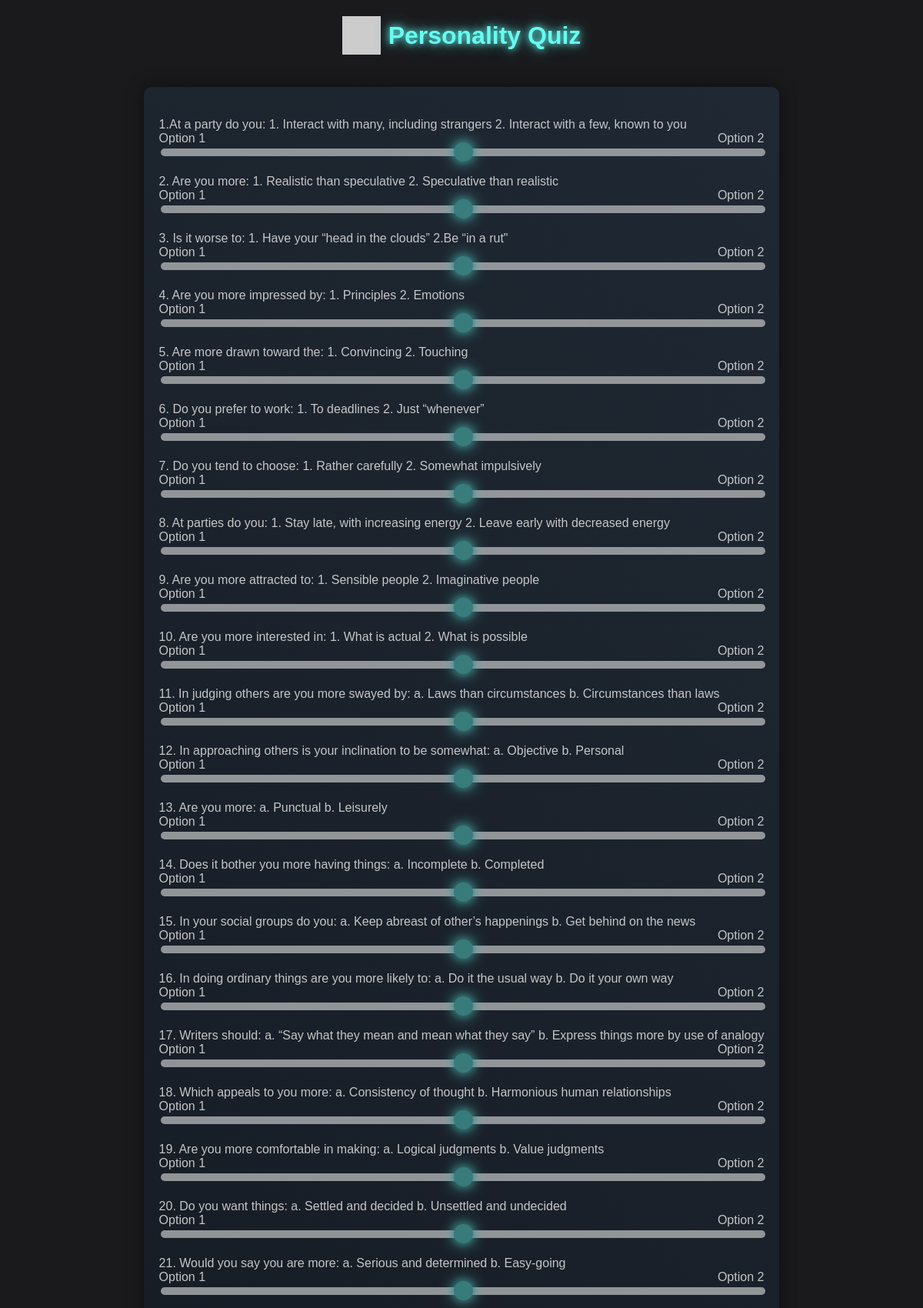
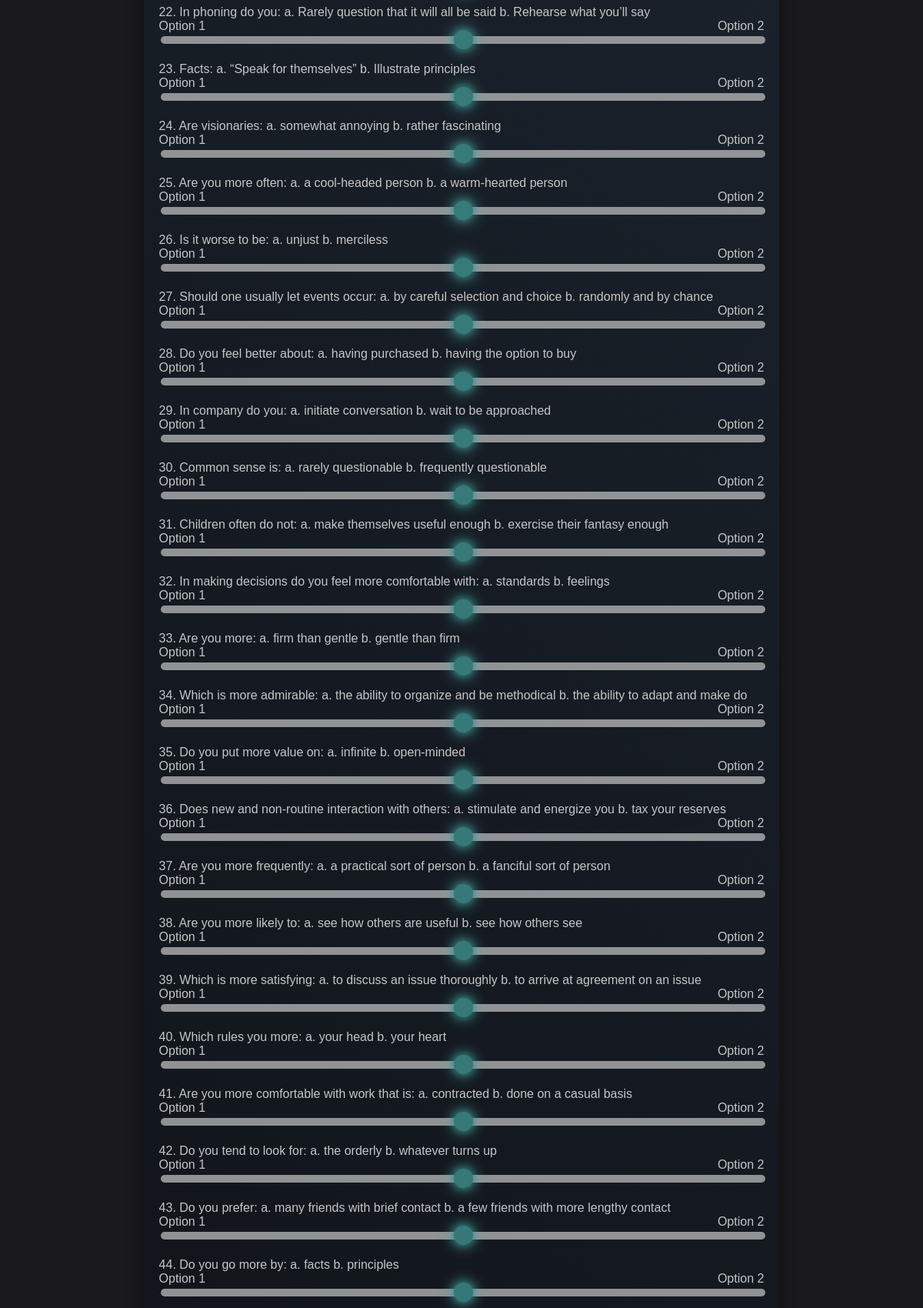
The app's page /personality/ (upper part) with its own data (2 pictures, top to bottom).
### quiz/models.py (models this page shows, shortened)
class Question(models.Model):
    text = models.TextField()

### quiz/views.py (the view)
# urls.py: path('personality/', views.index, name='index'),  # Home page, redirects to quiz
def index(request):
    if request.method == 'POST':
        form = QuizForm(request.POST)
        if form.is_valid():
            answers = list(form.cleaned_data.values())
            personality_code = calculate_points(answers)
            request.session['personality_code'] = personality_code
            return redirect('careerquiz')  # Redirect to career quiz
    else:
        form = QuizForm()
    return render(request, 'index.html', {'form': form})

### quiz/forms.py
class QuizForm(forms.Form):
    from django import forms

### templates/index.html (shortened to what this page needs)
<!DOCTYPE html>
<html lang="en">
<head>
</head>
<body>
    <h1><img src="https://via.placeholder.com/50" alt="Cartoon" class="emoji"> Personality Quiz</h1>
    <div class="form-container">
        <form method="post" action="{% url 'index' %}">
            {% for field in form %}
                <div class="slider-container">
                    <label for="{{ field.id_for_label }}">{{ field.label }}</label>
                    <div class="slider-labels">
                        <span>Option 1</span>
                        <span>Option 2</span>
                    </div>
                    <input type="range" class="slider" min="1" max="2" step="0.01" value="1.5" data-input="{{ field.name }}">
                </div>
            {% endfor %}
        </form>
    </div>
</body>
</html>

### templates/index.html (style rules this page uses)
body { background-color: #1a1a1d; color: #c5c6c7; font-family: Arial, sans-serif; margin: 0; padding: 0; display: flex; justify-content: center; align-items: center; min-height: 100vh; flex-direction: column; }
h1 { color: #66fcf1; text-shadow: 0 0 10px #66fcf1, 0 0 20px #45a29e; display: flex; align-items: center; }
.emoji { font-size: 2em; margin-right: 10px; }
.form-container { background: linear-gradient(45deg, #0b0c10, #1f2833); border-radius: 10px; padding: 20px; box-shadow: 0 0 20px rgba(0, 0, 0, 0.5); margin-top: 20px; }
.slider-container { margin: 20px 0; }
.slider { width: 100%; -webkit-appearance: none; appearance: none; height: 10px; background: #c5c6c7; outline: none; opacity: 0.7; -webkit-transition: .2s; transition: opacity .2s; border-radius: 5px; }
.slider-labels { display: flex; justify-content: space-between; }

### records on screen
Question: label "1.At a party do you: 1. Interact with many, including strangers 2. Interact with a few, known to you"
Question: label "2. Are you more: 1. Realistic than speculative 2. Speculative than realistic"
Question: label "3. Is it worse to: 1. Have your “head in the clouds” 2.Be “in a rut\""
Question: label "4. Are you more impressed by: 1. Principles 2. Emotions"
Question: label "5. Are more drawn toward the: 1. Convincing 2. Touching"
Question: label "6. Do you prefer to work: 1. To deadlines 2. Just “whenever”"
Question: label "7. Do you tend to choose: 1. Rather carefully 2. Somewhat impulsively"
Question: label "8. At parties do you: 1. Stay late, with increasing energy 2. Leave early with decreased energy"
Question: label "9. Are you more attracted to: 1. Sensible people 2. Imaginative people"
Question: label "10. Are you more interested in: 1. What is actual 2. What is possible"
Question: label "11. In judging others are you more swayed by: a. Laws than circumstances b. Circumstances than laws"
Question: label "12. In approaching others is your inclination to be somewhat: a. Objective b. Personal"
Question: label "13. Are you more: a. Punctual b. Leisurely"
Question: label "14. Does it bother you more having things: a. Incomplete b. Completed"
Question: label "15. In your social groups do you: a. Keep abreast of other’s happenings b. Get behind on the news"
Question: label "16. In doing ordinary things are you more likely to: a. Do it the usual way b. Do it your own way"
Question: label "17. Writers should: a. “Say what they mean and mean what they say” b. Express things more by use of analogy"
Question: label "18. Which appeals to you more: a. Consistency of thought b. Harmonious human relationships"
Question: label "19. Are you more comfortable in making: a. Logical judgments b. Value judgments"
Question: label "20. Do you want things: a. Settled and decided b. Unsettled and undecided"
Question: label "21. Would you say you are more: a. Serious and determined b. Easy-going"
Question: label "22. In phoning do you: a. Rarely question that it will all be said b. Rehearse what you’ll say"
Question: label "23. Facts: a. “Speak for themselves” b. Illustrate principles"
Question: label "24. Are visionaries: a. somewhat annoying b. rather fascinating"
Question: label "25. Are you more often: a. a cool-headed person b. a warm-hearted person"
Question: label "26. Is it worse to be: a. unjust b. merciless"
Question: label "27. Should one usually let events occur: a. by careful selection and choice b. randomly and by chance"
Question: label "28. Do you feel better about: a. having purchased b. having the option to buy"
Question: label "29. In company do you: a. initiate conversation b. wait to be approached"
Question: label "30. Common sense is: a. rarely questionable b. frequently questionable"
Question: label "31. Children often do not: a. make themselves useful enough b. exercise their fantasy enough"
Question: label "32. In making decisions do you feel more comfortable with: a. standards b. feelings"
Question: label "33. Are you more: a. firm than gentle b. gentle than firm"
Question: label "34. Which is more admirable: a. the ability to organize and be methodical b. the ability to adapt and make do"
Question: label "35. Do you put more value on: a. infinite b. open-minded"
Question: label "36. Does new and non-routine interaction with others: a. stimulate and energize you b. tax your reserves"
Question: label "37. Are you more frequently: a. a practical sort of person b. a fanciful sort of person"
Question: label "38. Are you more likely to: a. see how others are useful b. see how others see"
Question: label "39. Which is more satisfying: a. to discuss an issue thoroughly b. to arrive at agreement on an issue"
Question: label "40. Which rules you more: a. your head b. your heart"
Question: label "41. Are you more comfortable with work that is: a. contracted b. done on a casual basis"
Question: label "42. Do you tend to look for: a. the orderly b. whatever turns up"
Question: label "43. Do you prefer: a. many friends with brief contact b. a few friends with more lengthy contact"
Question: label "44. Do you go more by: a. facts b. principles"
